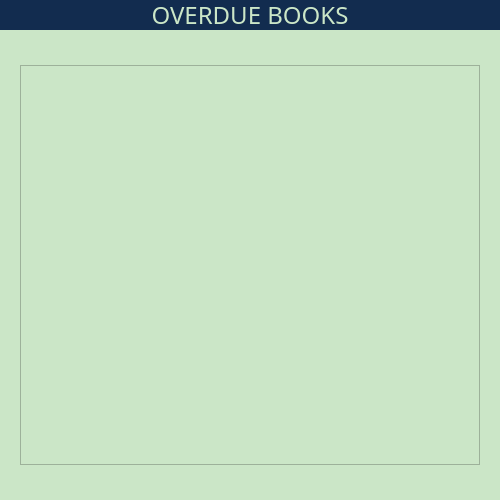
<?xml version="1.0" encoding="UTF-8"?>
<ui version="4.0">
 <class>view_overdue_book_ui</class>
 <widget class="QDialog" name="view_overdue_book_ui">
  <property name="geometry">
   <rect>
    <x>0</x>
    <y>0</y>
    <width>500</width>
    <height>500</height>
   </rect>
  </property>
  <property name="windowTitle">
   <string>Overdue Books</string>
  </property>
  <property name="styleSheet">
   <string notr="true">background-color: #CBE6C7;</string>
  </property>
  <widget class="QLabel" name="label">
   <property name="geometry">
    <rect>
     <x>0</x>
     <y>0</y>
     <width>500</width>
     <height>30</height>
    </rect>
   </property>
   <property name="font">
    <font>
     <family>Gloucester MT Extra Condensed</family>
     <pointsize>18</pointsize>
    </font>
   </property>
   <property name="styleSheet">
    <string notr="true">background-color:#122C4F;
color:#CBE6C7;</string>
   </property>
   <property name="text">
    <string>OVERDUE BOOKS</string>
   </property>
   <property name="alignment">
    <set>Qt::AlignCenter</set>
   </property>
  </widget>
  <widget class="QTableWidget" name="overdue_book_table">
   <property name="geometry">
    <rect>
     <x>20</x>
     <y>65</y>
     <width>460</width>
     <height>400</height>
    </rect>
   </property>
   <property name="font">
    <font>
     <family>Gloucester MT Extra Condensed</family>
     <pointsize>12</pointsize>
    </font>
   </property>
   <property name="styleSheet">
    <string notr="true">QTableWidget {
    background-color: #CBE6C7;
    color: #122C4F;
    gridline-color: #122C4F;
}

QHeaderView::section {
    background-color: #CBE6C7;
    color: #122C4F;
    padding: 4px;
}

QTableCornerButton::section {
    background-color: #CBE6C7;
}

QAbstractScrollArea::corner {
    background: #CBE6C7;
}
</string>
   </property>
   <attribute name="verticalHeaderVisible">
    <bool>false</bool>
   </attribute>
  </widget>
 </widget>
 <resources/>
 <connections/>
</ui>
